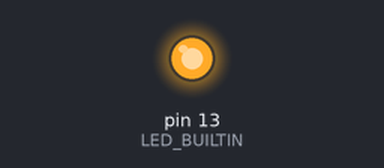
Recording of a sketch running on a simulated Arduino Uno, built with avr-gcc and run on an emulated ATmega328P. Shown: output pins drawn as LEDs (lit = HIGH). What the sketch prints to the serial monitor is not drawn.

Above: at 1.0 s.
At 2.5 s:
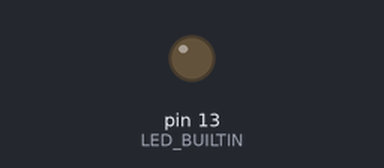
Timing chart, 0 to 5.9 s (numbered marks = the images above):
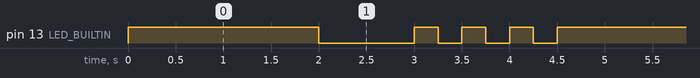

The sketch:

ej_1.2.ino
```cpp
/*Ejercicio 1-2
Declarar una variable contador. En el loop incrementar en 1 el contador, y cuando el contador
sea par, debemos encender el led integrado  3 veces cada 500 milisegundos, en caso contrario
si el número es impar debemos encender el led una vez 2 segundos. Mostrar el valor del contador
por el monitor serial.
*/

// C++ code
//

int contador = 0;

void setup()
{
  pinMode(LED_BUILTIN, OUTPUT);
  Serial.begin(9600);
}

void loop()
{
    contador ++;
    Serial.print("Contador: ");
    Serial.println(contador);

    if (contador % 2 == 0)
    {
        if (contador % 2 == 0)
        {
          // Contador par, enciende el LED 3 veces cada 500 ms
          for (int i = 0; i < 3; i++)
          {
              digitalWrite(LED_BUILTIN, HIGH);
              delay(250);
              digitalWrite(LED_BUILTIN, LOW);
              delay(250);
          }
    	}
    }
    else
    {
        digitalWrite(LED_BUILTIN, HIGH);
        delay(2000); // Wait for 1000 millisecond(s)
        digitalWrite(LED_BUILTIN, LOW);
        delay(1000);
    }
}
```

Measured:
- by itself, pin 13 (LED_BUILTIN): repeats every 4.5 s: LOW 1.0 s, 3 × (HIGH 0.25 s, LOW 0.25 s), HIGH 2.0 s
- by itself, everything shown: repeats every 4.5 s, in 8 steps
